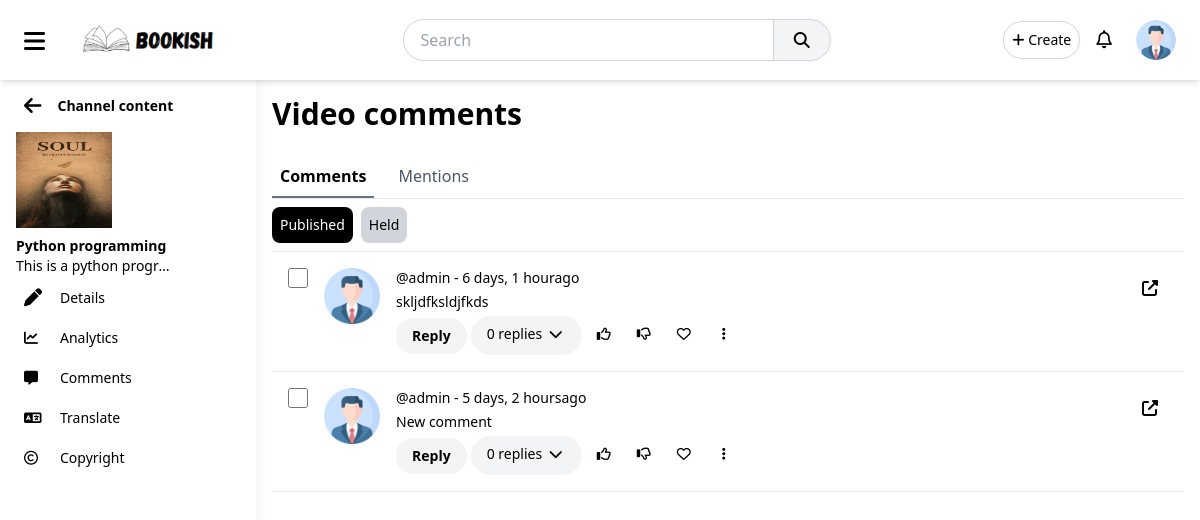
Before: /author/book-comments/2025-01-25-1104442397970000 (signed in) with the older database file.
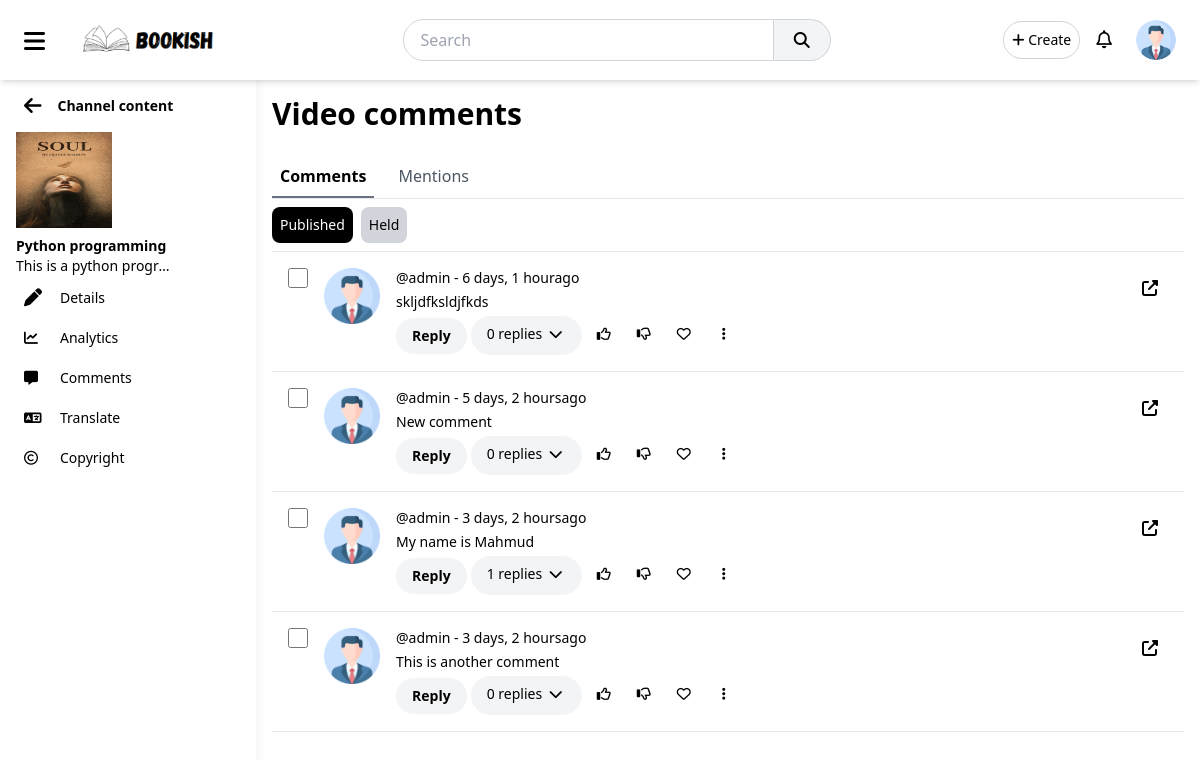
After: the same page with the newer database file.
### accounts/models.py (models this page shows, shortened)
class UserProfile(models.Model):
    user = models.OneToOneField(User, on_delete=models.CASCADE)
    full_name = models.CharField(max_length=100, blank=True, null=True)
    bio = models.TextField(blank=True, null=True)
    profile_picture = models.ImageField(upload_to='profile_pics/', default='profile_pics/default.png')
    followers = models.ManyToManyField('self', symmetrical=False, related_name='following', blank=True)
    created_at = models.DateTimeField(auto_now_add=True)
    updated_at = models.DateTimeField(auto_now=True)

### main/models.py (models this page shows, shortened)
class Book(models.Model):
    title = models.CharField(max_length=255)
    slug = AutoSlugField(populate_from='title', unique=True)
    description = models.TextField()
    content = CKEditor5Field(config_name="extends")
    author = models.ForeignKey(User, on_delete=models.CASCADE, related_name='books')
    category = models.ForeignKey(Category, on_delete=models.CASCADE, related_name='books', blank=True, null=True)
    published_date = models.DateTimeField(auto_now_add=True)
    updated_date = models.DateTimeField(auto_now=True)
    likes = models.ManyToManyField(User, related_name='liked_books', blank=True)
    dislikes = models.ManyToManyField(User, related_name='disliked_books', blank=True)
    views = models.PositiveIntegerField(default=0)
    thumbnail = models.ImageField(upload_to='thumbnails/', blank=True, null=True)

class Comment(models.Model):
    book = models.ForeignKey(Book, on_delete=models.CASCADE, related_name='comments')
    user = models.ForeignKey(User, on_delete=models.CASCADE)
    content = models.TextField()
    likes = models.ManyToManyField(User, related_name="liked_comment", blank=True)
    dislikes = models.ManyToManyField(User, related_name="disliked_comment", blank=True)
    created_at = models.DateTimeField(auto_now_add=True)
    updated_at = models.DateTimeField(auto_now=True)
    parent = models.ForeignKey('self', on_delete=models.CASCADE, null=True, blank=True, related_name='replies')

### author/views.py (the view)
# urls.py: path('book-comments/<str:slug>', views.content_comments, name="content_comments"),
@login_required(login_url='accounts:login')
def content_comments(request, slug):
    book = Book.objects.get(slug=slug)
    context = {
        'book': book
    }
    return render(request, 'author/content_comments.html', context)

### templates/author/content_comments.html (shortened to what this page needs)
{% extends 'author/content_base.html' %}
{% load static %}
{% block content %}
<header class="flex items-center justify-between mb-6">
    <div>
        <h2 class="text-3xl font-semibold">
            Video comments
        </h2>
    </div>
</header>
<ul class="flex gap-4 font-medium text-gray-600 border-b">
    <li class="p-2 cursor-pointer text-black border-b-2 font-bold border-gray-500">
        Comments
    </li>
    <li class="hover:border-b-2 hover:border-gray-300 p-2 cursor-pointer">
        Mentions
    </li>
</ul>
<div class="flex gap-2 py-2 *:p-2 *:bg-gray-300 *:rounded-lg text-sm border-b">
    <div class="!bg-black text-white">
        Published
    </div>
    <div>
        Held
    </div>
</div>
{% for item in book.comments.all %}
<div class="flex justify-between py-4 sm:p-4 border-b overflow-x-scroll">
    <div class="flex sm:gap-4">
        <input class="block h-5 w-5" type="checkbox" />
        <img alt="" class="h-14 w-14"
            src="{{item.user.userprofile.profile_picture.url}}" />
        <div class="text-sm space-y-1">
            <div>
                @{{item.user.username}} - {{item.created_at|timesince}}ago
            </div>
            <div>
                {{item.content}}
            </div>
            <div class="flex items-center gap-1">
                <button class="py-2 px-4 bg-gray-100 font-bold hover:bg-gray-200 rounded-full">
                    Reply
                </button>
                <button class="py-2 px-4 bg-gray-100 hover:bg-gray-200 rounded-full whitespace-nowrap">
                    {{item.replies.count}} replies
                    <i class="fa fa-chevron-down h-5 w-5">
                    </i>
                </button>
                <button class="p-2 hover:bg-gray-200 rounded-full">
                    <i class="fa-regular fa-thumbs-up h-5 w-5">
                    </i>
                </button>
                <button class="p-2 hover:bg-gray-200 rounded-full">
                    <i class="fa-regular fa-thumbs-down h-5 w-5">
                    </i>
                </button>
                <button class="p-2 hover:bg-gray-200 rounded-full">
                    <i class="fa-regular fa-heart h-5 w-5">
                    </i>
                </button>
                <button class="p-2 hover:bg-gray-200 rounded-full">
                    <i class="fa fa-ellipsis-vertical h-5 w-5">
                    </i>
                </button>
            </div>
        </div>
    </div>
    <div>
        <div class="flex gap-4 items-center">
            <button class="p-2 hover:bg-gray-200 rounded-full" onclick="location.href=`{% url "main:book_view" item.book.slug %}`">
                <i class="fa fa-up-right-from-square h-5 w-5">
                </i>
            </button>
        </div>
    </div>
</div>
{% endfor %}
{% endblock %}

### templates/author/content_base.html (shortened to what this page needs)
<!DOCTYPE html>
<html lang="en">
{% load static %}
<head>
    <link rel="stylesheet" href="{% static 'css/output.css' %}">
    <link rel="stylesheet" href="https://cdnjs.cloudflare.com/ajax/libs/font-awesome/6.7.2/css/all.min.css"
 />
</head>
<body>
    <header class="bg-white shadow-md sticky top-0 z-50 px-4">
        <div class="flex items-center justify-between py-3">
            <div class="flex items-center space-x-4">
                <button class="px-2 pt-1 rounded hover:bg-gray-200" id="menuToggle">
                    <i class="fa fa-bars text-2xl"></i>
                </button>
                <a href="{% url 'author:author_dashboard' %}">
                    <img src="{% static 'logo.png' %}" class="h-12 hidden sm:block" alt=""></a>
            </div>
            <div class="hidden md:flex items-center justify-center mx-4 flex-grow">
                <input type="text" placeholder="Search"
                    class="w-2/4 border border-gray-300 rounded-l-full py-2 px-4 focus:outline-none">
                <button
                    class="px-5 py-2 bg-gray-100 border-t border-b border-r border-gray-300 rounded-r-full hover:bg-gray-200">
                    <i class="fa fa-search"></i>
                </button>
            </div>
            <div class="flex items-center space-x-4">
                <div class="relative">
                    <button class="dropdownButton p-2 border border-gray-300 rounded-full text-sm">
                        <i class="fa fa-plus"></i> Create
                    </button>
                </div>
                <div class="relative">
                    <button class="dropdownButton text-lg fa-regular fa-bell">
                    </button>
                </div>
                {% include 'components/profile_menu.html' %}
            </div>
        </div>
    </header>
    <div class="flex min-h-screen">
        <aside
            class="z-40 pt-20 fixed left-0 top-0 h-full w-64 bg-white shadow-lg p-4 overflow-y-auto transform -translate-x-full transition-all duration-300 ease-in-out md:translate-x-0"
            id="sidebar">
            <nav>
                <ul class="space-y-1 text-sm" id="sidebarItems">
                    <li class="flex gap-4 items-center m-2 my-4 cursor-pointer" onclick="location.href=`{% url 'author:author_content' %}`">
                        <i class="fa fa-arrow-left text-xl"></i>
                        <div class="font-bold" id="back_text">Channel content</div>
                    </li>
                    <li class="flex flex-col">
                        <img src="{{book.thumbnail.url}}" id="sidebar_profile_img"
                            class="h-24 w-24 mb-2 transition-all duration-300" alt="">
                        <div class="text-sm font-bold">{{book.title}}</div>
                        <div class="text-sm font-thin max-w-40 whitespace-nowrap overflow-hidden overflow-ellipsis ">{{book.description}}</div>
                    </li>
                    <li onclick="location.href=`{% url 'author:content_details' book.slug %}`" data-page="content_details"
                        class="flex items-center space-x-3 p-2 rounded-lg transition-all hover:bg-gray-200 cursor-pointer menu-item">
                        <i class="fa fa-pen text-lg w-6"></i>
                        <span class="text-gray-700">Details</span>
                    </li>
                    <li onclick="location.href=`{% url 'author:content_analytics' book.slug %}`" data-page="content_analytics"
                    class="flex items-center space-x-3 p-2 rounded-lg hover:bg-gray-200 cursor-pointer menu-item">
                        <i class="fa fa-chart-line w-6"></i>
                        <span class="text-gray-700">Analytics</span>
                    </li>
                    <li onclick="location.href=`{% url 'author:content_comments' book.slug %}`" data-page="content_comments"
                    class="flex items-center space-x-3 p-2 rounded-lg hover:bg-gray-200 cursor-pointer menu-item">
                        <i class="fa fa-message w-6"></i>
                        <span class="text-gray-700">Comments</span>
                    </li>
                    <li onclick="location.href=`{% url 'author:content_translate' book.slug %}`" data-page="content_translate"
                    class="flex items-center space-x-3 p-2 rounded-lg hover:bg-gray-200 cursor-pointer menu-item">
                        <i class="fa fa-language w-6"></i>
                        <span class="text-gray-700">Translate</span>
                    </li>
                    <li onclick="location.href=`{% url 'author:content_copyright' book.slug %}`" data-page="content_copyright"
                    class="flex items-center space-x-3 p-2 rounded-lg hover:bg-gray-200 cursor-pointer menu-item">
                        <i class="fa-regular fa-copyright w-6"></i>
                        <span class="text-gray-700">Copyright</span>
                    </li>
                </ul>
            </nav>
        </aside>
        <main class="flex-1 w-full p-4 md:ml-64 transition-all delay-100 ease-in-out" id="content">
            {% block content %}
            {% endblock %}
        </main>
    </div>
</body>
</html>

### templates/components/profile_menu.html (shortened to what this page needs)
<div class="relative">
    <button class="dropdownButton p-2 rounded-full hover:bg-gray-200">
        <img src="{{user.userprofile.profile_picture.url}}" class="h-10 w-10 rounded-full" alt="">
    </button>
</div>

Changed rows visible on the page:
added Comment: user.userprofile.profile_picture (placeholder picture), user.username "admin", created_at "3 days, 2 hours", content "My name is Mahmud", replies.count "1"
added Comment: user.userprofile.profile_picture (placeholder picture), user.username "admin", created_at "3 days, 2 hours", content "This is another comment", replies.count "0"
